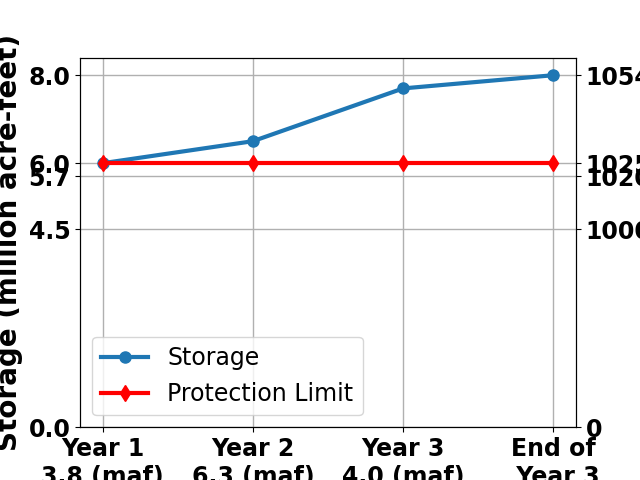

Write the Python code that produced this figure.
"""
Purpose:
--------
This script creates a time series plot for a selected manager session from the
ManagerSessionsData.xlsx file.

The plot displays:
    • Lake Mead storage over the four modeled time periods (left y-axis)
    • The selected protection storage limit (red horizontal line)
    • A secondary y-axis showing the corresponding Lake Mead elevation

The session to plot is selected using its session name (for example,
"2026-3-17").
"""
import numpy as np
import pandas as pd
import matplotlib.pyplot as plt
from pathlib import Path

# -----------------------------
# Locate the Excel input file
# -----------------------------

# Get the path of this Python script
code_file = Path(__file__)

# Build the path to the Excel workbook
input_file = code_file.parent / 'ManagerSessionsData.xlsx'


# -----------------------------
# Read the Excel workbook
# -----------------------------

# Read the workbook into a pandas DataFrame
ensemble = pd.read_excel(input_file)

# Convert the four simulation columns to numeric values.
# Any invalid entries become NaN.
ensemble.iloc[:, 3:7] = ensemble.iloc[:, 3:7].apply(pd.to_numeric, errors="coerce")


# -----------------------------
# Define session layout
# -----------------------------

# Each manager session occupies three rows
session_data = 3

# Total number of rows in the spreadsheet
length = len(ensemble)


# -----------------------------
# Create empty lists for storing data
# -----------------------------

# Stores storage values for every session
all_years = []

# Stores elevation values for every session
all_elevs = []

# Stores protection storage values
protect_storages = []

# Stores protection elevations
protect_elevs = []

# Stores session names (dates)
session_names = []


# -----------------------------
# Read each manager session
# -----------------------------

# Loop through the spreadsheet three rows at a time
for first in range(0, length, session_data):

    # Select one manager session
    sessions = ensemble.iloc[first:first + session_data, 3:7]

    # First row contains storage values
    years = sessions.iloc[0].values

    # Save storage values
    all_years.append(years)

    # Save the session name from the first column
    session_names.append(str(ensemble.iloc[first, 0]))

    # Third row contains elevations
    elevs = sessions.iloc[2].values

    # Save elevation values
    all_elevs.append(elevs)

    # Read the protection storage/elevation column
    protect_s = ensemble.iloc[first:first + session_data, 2]

    # First row = protection storage
    storage = protect_s.iloc[0]

    # Save protection storage
    protect_storages.append(storage)

    # Third row = protection elevation
    protect_e = ensemble.iloc[first:first + session_data, 2]

    elevation = protect_e.iloc[2]

    # Save protection elevation
    protect_elevs.append(elevation)


# Convert storage list to a NumPy array
all_years = np.array(all_years)


# -----------------------------
# Select the manager session to plot
# -----------------------------

# Specify the desired manager session
target_session = "2026-3-17"

# Find the index of that session
session_index = session_names.index(target_session)

# Retrieve the storage values for the selected session
selected_storage = all_years[session_index]

# Retrieve the protection storage
selected_protect_s = protect_storages[session_index]

# Retrieve the elevation values
selected_elevation = all_elevs[session_index]

# Retrieve the protection elevation
selected_protect_e = protect_elevs[session_index]


# -----------------------------
# Create x-axis labels
# -----------------------------

# Read the four simulation column names
year_header = np.array(list(ensemble.columns)[3:7])


# Create a horizontal series representing the protection limit
selected_protect_s_series = np.repeat(selected_protect_s, len(year_header))


# -----------------------------
# Create the figure
# -----------------------------

# Create figure and primary axis
fig, ax1 = plt.subplots()

# Plot simulated storage through time
ax1.plot(
    year_header,
    selected_storage,
    marker='o',
    markersize=8,
    linewidth=3,
    label='Storage',
    color='tab:blue'
)

# Plot the protection storage limit
ax1.plot(
    year_header,
    selected_protect_s_series,
    marker='d',
    markersize=8,
    color='red',
    linewidth=3,
    label='Protection Limit'
)


# -----------------------------
# Configure storage axis
# -----------------------------

# Define desired storage tick locations
storage_ticks = [
    0.0,
    4.5,
    5.7,
    selected_protect_s,
    selected_storage.max()
]

# Set y-axis limits
ax1.set_ylim(0, selected_storage.max() * 1.05)

# Apply tick locations
ax1.set_yticks(storage_ticks)

# Label the primary y-axis
ax1.set_ylabel(
    'Storage (million acre-feet)',
    fontweight='bold',
    fontsize=20
)

# Format tick labels
ax1.tick_params(axis='y', labelsize=17)
ax1.tick_params(axis='x', labelsize=17)

# Make tick labels bold
for label in ax1.get_xticklabels() + ax1.get_yticklabels():
    label.set_fontweight('bold')

# Add gridlines
ax1.grid(linewidth=1)

# No x-axis label
ax1.set_xlabel(None, fontweight='bold', fontsize=20)


# -----------------------------
# Build storage-elevation relationship
# -----------------------------

# Combine every storage value into one array
all_S_data = np.concatenate(all_years)

# Combine every elevation into one array
all_E_data = np.concatenate(all_elevs)

# Include protection storage values
S_anchor_base = np.concatenate([protect_storages, all_S_data]).astype(float)

# Include protection elevations
E_anchor_base = np.concatenate([protect_elevs, all_E_data]).astype(float)

# Add zero-storage point
S_anchor = np.append(S_anchor_base, 0.0)
E_anchor = np.append(E_anchor_base, 0.0)

# Remove missing values
valid_indices = ~np.isnan(S_anchor) & ~np.isnan(E_anchor)
S_anchor = S_anchor[valid_indices]
E_anchor = E_anchor[valid_indices]

# Sort storage values
order = np.argsort(S_anchor)
S_sorted = S_anchor[order]
E_sorted = E_anchor[order]


# -----------------------------
# Create secondary elevation axis
# -----------------------------

# Create a second y-axis
ax2 = ax1.twinx()

# Match the limits of the primary axis
ax2.set_ylim(ax1.get_ylim())

# Match the storage tick locations
ax2.set_yticks(storage_ticks)

# Interpolate elevations corresponding to storage ticks
elev_labels = np.interp(storage_ticks, S_sorted, E_sorted)


# -----------------------------
# Add desired elevation reference points
# -----------------------------

# Desired storage values
extra_storage = [4.5, 5.7]

# Desired elevation labels
extra_elevs = [1000, 1020]

# Ensure these storage values exist
storage_ticks = np.unique(np.concatenate([storage_ticks, extra_storage]))

# Recompute elevations
elev_labels = np.interp(storage_ticks, S_sorted, E_sorted)

# Force exact labels for known storage values
for i, s in enumerate(storage_ticks):
    if np.isclose(s, 4.5):
        elev_labels[i] = 1000

    if np.isclose(s, 5.7):
        elev_labels[i] = 1020

    if np.isclose(s, selected_protect_s):
        elev_labels[i] = selected_protect_e


# Apply tick locations
ax1.set_yticks(storage_ticks)
ax2.set_yticks(storage_ticks)

# Apply elevation labels
ax2.set_yticklabels(
    [f"{e:.0f}" for e in elev_labels],
    fontweight='bold'
)

# Label the secondary axis
ax2.set_ylabel(
    'Elevation (feet)',
    fontweight='bold',
    fontsize=20
)

# Format tick labels
ax2.tick_params(axis='y', labelsize=17)


# -----------------------------
# Finish the figure
# -----------------------------

# Add legend
ax1.legend(loc='best', fontsize=17, frameon=True)

# Save the figure
plt.savefig('TimeSeries-2026-3-17.png')

# Display the figure
plt.show()
